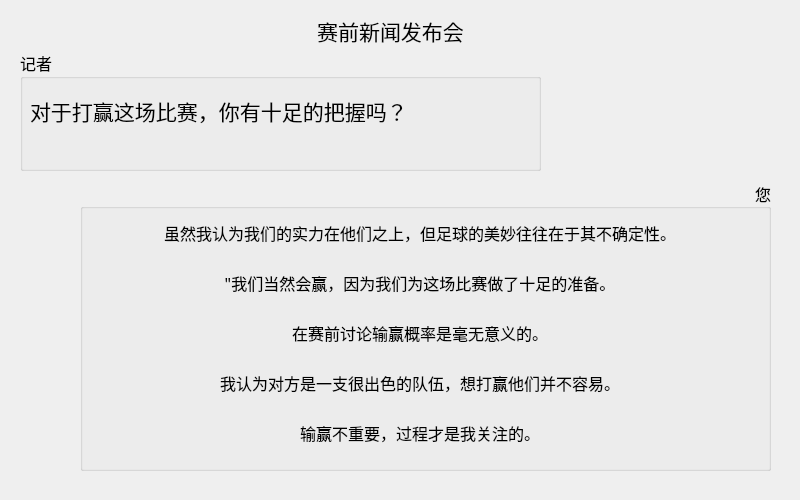
<?xml version="1.0" encoding="UTF-8"?>
<ui version="4.0">
 <class>BeforeGame1Dialog</class>
 <widget class="QDialog" name="BeforeGame1Dialog">
  <property name="geometry">
   <rect>
    <x>0</x>
    <y>0</y>
    <width>800</width>
    <height>500</height>
   </rect>
  </property>
  <property name="windowTitle">
   <string>Dialog</string>
  </property>
  <widget class="QGroupBox" name="groupBox">
   <property name="geometry">
    <rect>
     <x>20</x>
     <y>50</y>
     <width>521</width>
     <height>121</height>
    </rect>
   </property>
   <property name="font">
    <font>
     <family>等线</family>
     <pointsize>12</pointsize>
    </font>
   </property>
   <property name="title">
    <string>记者</string>
   </property>
   <widget class="QLabel" name="label">
    <property name="geometry">
     <rect>
      <x>10</x>
      <y>40</y>
      <width>501</width>
      <height>41</height>
     </rect>
    </property>
    <property name="font">
     <font>
      <family>楷体</family>
      <pointsize>16</pointsize>
     </font>
    </property>
    <property name="text">
     <string>对于打赢这场比赛，你有十足的把握吗？</string>
    </property>
   </widget>
  </widget>
  <widget class="QGroupBox" name="groupBox_2">
   <property name="geometry">
    <rect>
     <x>80</x>
     <y>180</y>
     <width>691</width>
     <height>291</height>
    </rect>
   </property>
   <property name="font">
    <font>
     <family>等线</family>
     <pointsize>12</pointsize>
    </font>
   </property>
   <property name="title">
    <string>您</string>
   </property>
   <property name="alignment">
    <set>Qt::AlignRight|Qt::AlignTrailing|Qt::AlignVCenter</set>
   </property>
   <widget class="QToolButton" name="toolButton">
    <property name="geometry">
     <rect>
      <x>10</x>
      <y>30</y>
      <width>660</width>
      <height>45</height>
     </rect>
    </property>
    <property name="font">
     <font>
      <family>楷体</family>
     </font>
    </property>
    <property name="text">
     <string>虽然我认为我们的实力在他们之上，但足球的美妙往往在于其不确定性。</string>
    </property>
    <property name="autoRaise">
     <bool>true</bool>
    </property>
   </widget>
   <widget class="QToolButton" name="toolButton_2">
    <property name="geometry">
     <rect>
      <x>10</x>
      <y>80</y>
      <width>660</width>
      <height>45</height>
     </rect>
    </property>
    <property name="font">
     <font>
      <family>楷体</family>
     </font>
    </property>
    <property name="text">
     <string>&quot;我们当然会赢，因为我们为这场比赛做了十足的准备。</string>
    </property>
    <property name="autoRaise">
     <bool>true</bool>
    </property>
   </widget>
   <widget class="QToolButton" name="toolButton_3">
    <property name="geometry">
     <rect>
      <x>10</x>
      <y>130</y>
      <width>660</width>
      <height>45</height>
     </rect>
    </property>
    <property name="font">
     <font>
      <family>楷体</family>
     </font>
    </property>
    <property name="text">
     <string>在赛前讨论输赢概率是毫无意义的。</string>
    </property>
    <property name="autoRaise">
     <bool>true</bool>
    </property>
   </widget>
   <widget class="QToolButton" name="toolButton_4">
    <property name="geometry">
     <rect>
      <x>10</x>
      <y>180</y>
      <width>660</width>
      <height>45</height>
     </rect>
    </property>
    <property name="font">
     <font>
      <family>楷体</family>
     </font>
    </property>
    <property name="text">
     <string>我认为对方是一支很出色的队伍，想打赢他们并不容易。</string>
    </property>
    <property name="autoRaise">
     <bool>true</bool>
    </property>
   </widget>
   <widget class="QToolButton" name="toolButton_5">
    <property name="geometry">
     <rect>
      <x>10</x>
      <y>230</y>
      <width>660</width>
      <height>45</height>
     </rect>
    </property>
    <property name="font">
     <font>
      <family>楷体</family>
     </font>
    </property>
    <property name="text">
     <string>输赢不重要，过程才是我关注的。</string>
    </property>
    <property name="autoRaise">
     <bool>true</bool>
    </property>
   </widget>
  </widget>
  <widget class="QLabel" name="label_2">
   <property name="geometry">
    <rect>
     <x>180</x>
     <y>10</y>
     <width>421</width>
     <height>41</height>
    </rect>
   </property>
   <property name="font">
    <font>
     <family>等线</family>
     <pointsize>16</pointsize>
    </font>
   </property>
   <property name="text">
    <string>赛前新闻发布会</string>
   </property>
   <property name="alignment">
    <set>Qt::AlignCenter</set>
   </property>
  </widget>
 </widget>
 <resources/>
 <connections/>
</ui>
